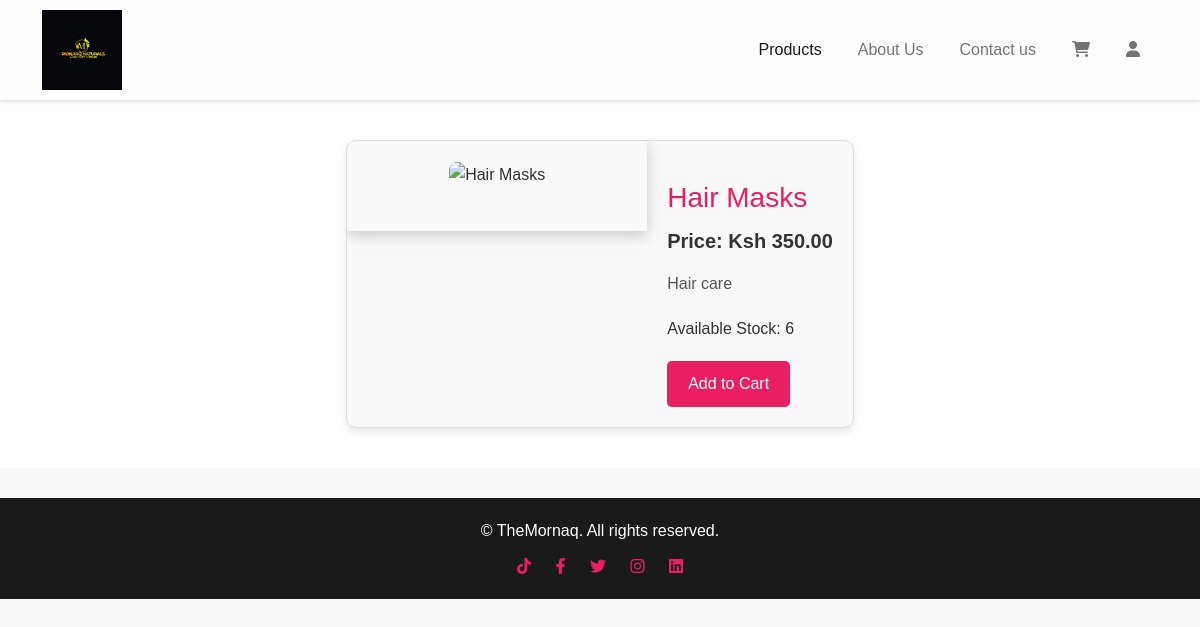
The page /product/8/ on the database its author committed.
### Estore/models.py (models this page shows, shortened)
class Product(models.Model):
    name = models.CharField(max_length=120)
    description = models.TextField()
    price = models.DecimalField(max_digits=10, decimal_places=2)
    stock = models.IntegerField()
    image = models.ImageField(upload_to='Estore/files/products_images')

### Estore/views.py (the view)
# urls.py: path('product/<int:product_id>/', views.product_detail, name='product_detail'),
def product_detail(request, product_id):
    product = get_object_or_404(Product, id=product_id)
    return render(request, 'product_detail.html', {'product': product})

### Estore/templates/product_detail.html
{% extends 'base.html' %}
{% block content %}
<section class="product-detail-section">
    <div class="product-detail-container">
        <div class="product-image">
            <img src="{{ product.image.url }}" alt="{{ product.name }}">
        </div>
        <div class="product-info">
            <h1>{{ product.name }}</h1>
            <p class="price">Price: Ksh {{ product.price }}</p>
            <p class="description">{{ product.description }}</p>
            <p class="stock">Available Stock: {{ product.stock }}</p>
            {% if product.stock > 0 %}
            <a href="{% url 'add_to_cart' product.id %}" class="btn">Add to Cart</a>
            {% else %}
            <p class="out-of-stock">Out of Stock</p>
            {% endif %}
        </div>
    </div>
</section>
{% endblock %}

### Estore/static/css/style.css (style rules this page uses)
* { margin: 0; padding: 0; }
body { font-family: 'Arial', sans-serif; line-height: 1.6; background-color: #f7eeee; color: #333; font-family: 'Segoe UI', Tahoma, Geneva, Verdana, sans-serif; }
.product-detail-section { padding: 40px 20px; background-color: #fff; display: flex; justify-content: center; }
.product-detail-container { display: flex; flex-wrap: wrap; max-width: 900px; background: #f9f9f9; border: 1px solid #ddd; border-radius: 10px; overflow: hidden; box-shadow: 0 4px 8px rgba(0, 0, 0, 0.1); }
.product-image { flex: 1; min-width: 300px; padding: 20px; text-align: center; }
.product-image img { max-width: 100%; border-radius: 8px; }
.product-info { flex: 2; padding: 20px; }
.product-info h1 { font-size: 28px; margin-bottom: 10px; color: #e91e63; }
.product-info .price { font-size: 20px; color: #333; font-weight: bold; margin-bottom: 15px; }
.product-info .description { margin-bottom: 20px; font-size: 16px; color: #555; line-height: 1.5; }
.product-info .stock { margin-bottom: 20px; font-size: 16px; color: #333; }
.product-info .btn { display: inline-block; background-color: #e91e63; color: #fff; padding: 10px 20px; border-radius: 5px; text-decoration: none; font-size: 16px; transition: background-color 0.3s ease; }
@media (min-width: 769px) { .product-detail-container { display: flex; flex-direction: row; align-items: flex-start; } }
@media (min-width: 769px) { .product-image { width: 40%; padding: 20px; } }
@media (min-width: 769px) { .product-info { width: 60%; padding: 20px; text-align: left; margin-top: 20px; } }
@media (min-width: 769px) { .product-info h1 { font-size: 28px; } }
@media (min-width: 769px) { .product-info .price { font-size: 20px; } }
@media (min-width: 769px) { .product-info .description { font-size: 16px; } }
@media (min-width: 769px) { .product-info .btn { font-size: 16px; padding: 10px 20px; } }
.product-image { width: 75px; height: 75px; object-fit: cover; box-shadow: 0 4px 15px rgba(0, 0, 0, 0.2); transition: all 0.3s ease; }
@media (min-width: 1024px) { .product-image { width: 90px; height: 90px; } }
body { font-family: 'Arial', sans-serif; background-color: #f9f9f9; color: #333; margin: 0; padding: 0; }
h1, h2 { margin: 0; padding: 0; }

### rows shown on the page
Product: name "Hair Masks", price "350.00", description "Hair care", stock "6"
